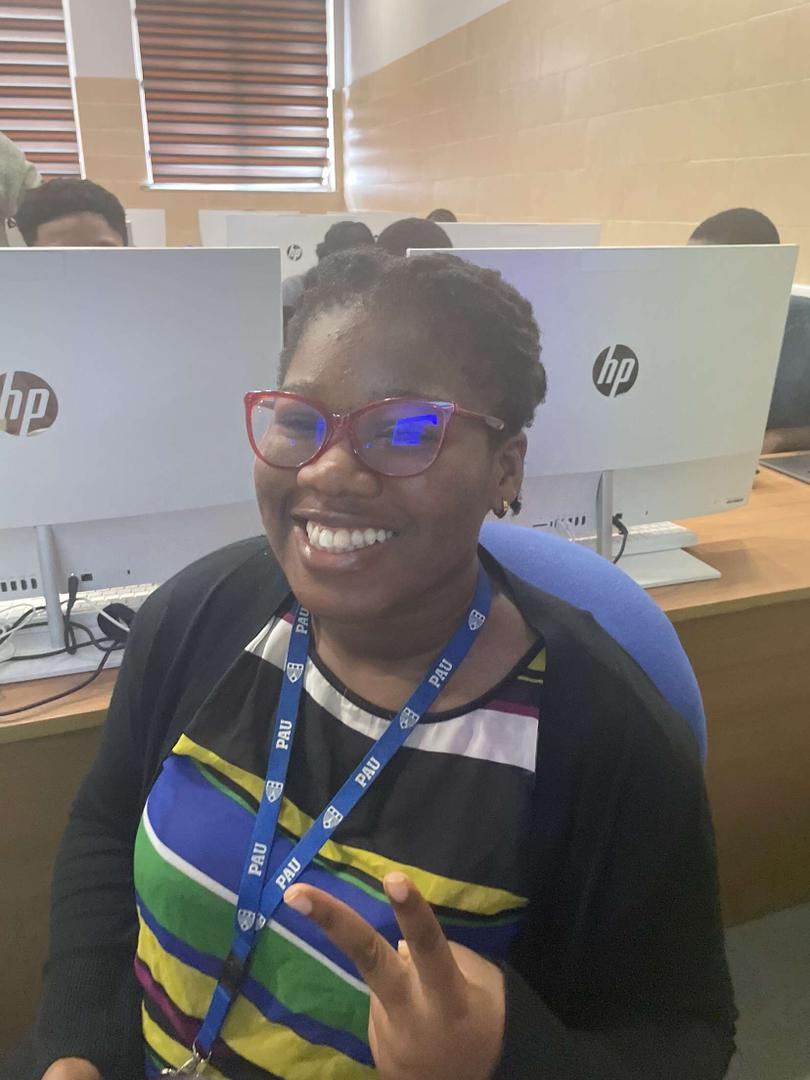
#> input picture week4/img/chimaje.jpg, 810 x 1080 px
$ jupyter execute practice_5.ipynb
#> lines starting #> are read from the running program, lines starting #| are printed output that depends on the picture
[cell 1]
import cv2 as cv

[cell 2]
# Load the image
image = cv.imread("img/chimaje.jpg", cv.IMREAD_GRAYSCALE)
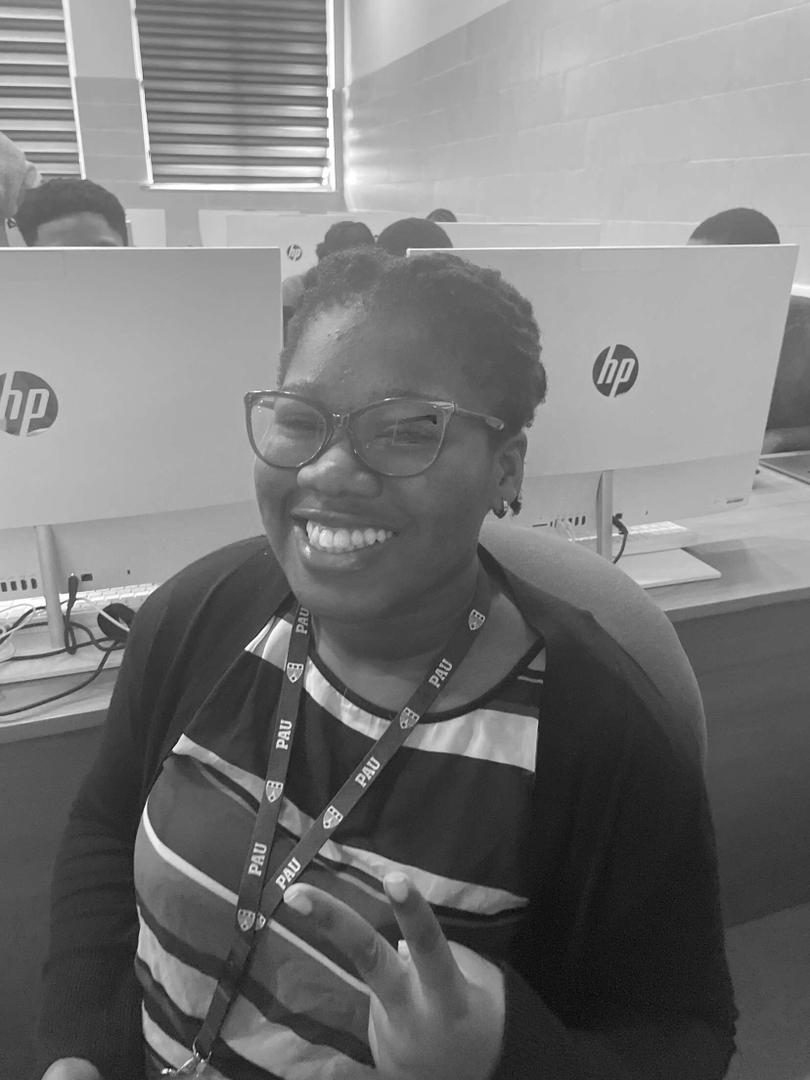
#> image: shape (1080, 810); min 9, max 255, mean 120

[cell 3]
# Resize images
image = cv.resize(image, (400, 400))
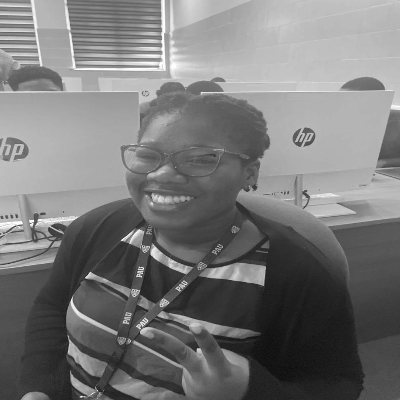
#> image: shape (400, 400); min 11, max 255, mean 119.9

[cell 4]
# Perform Canny edge detection
edges = cv.Canny(image, 100, 200)
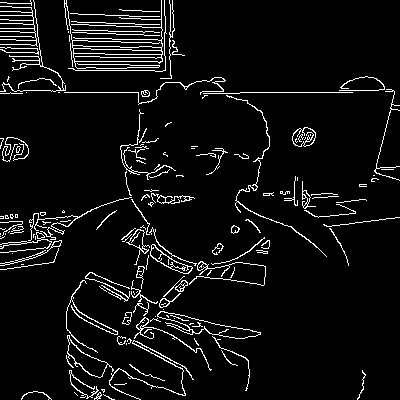
#> edges: shape (400, 400); 6.1% white in thin lines or dots

$ run again, with week4/img/anderson.jpg copied over week4/img/chimaje.jpg
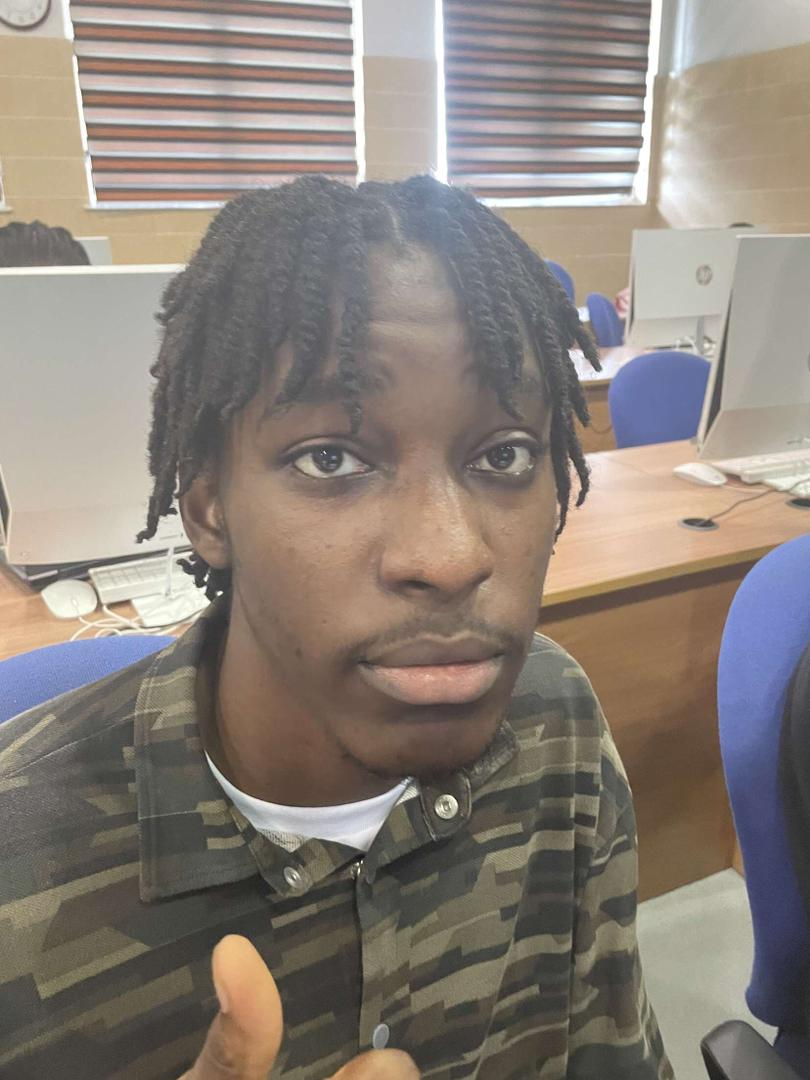
#> input picture week4/img/anderson.jpg, 810 x 1080 px
#> `image = cv.resize(image, (400, 400))`:
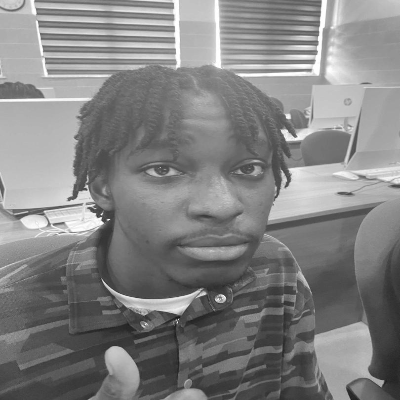
#> image: shape (400, 400); min 20, max 255, mean 130.4
#> `edges = cv.Canny(image, 100, 200)`:
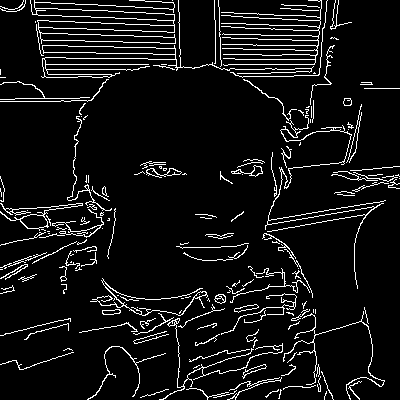
#> edges: shape (400, 400); 7.5% white in thin lines or dots
